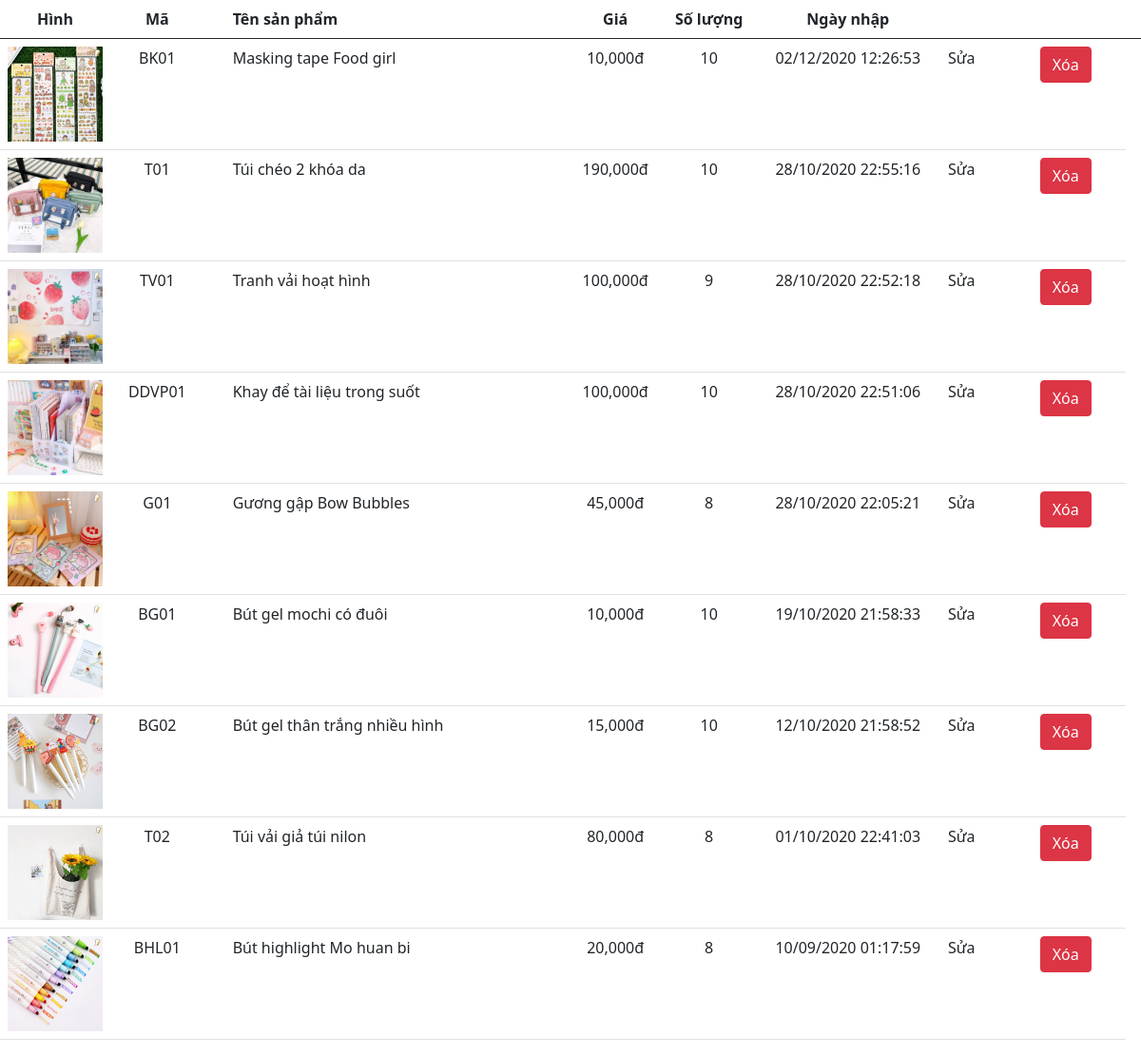
The page /quanlysanpham.php on the database its author committed.
### tables this page shows
CREATE TABLE IF NOT EXISTS `sanpham` (
  `masp` varchar(50) NOT NULL,
  `tensp` varchar(50) NOT NULL,
  `giaban` int NOT NULL,
  `mota` text NOT NULL,
  `soluong` tinyint NOT NULL,
  `hinh` varchar(50) NOT NULL,
  `maloai` varchar(50) NOT NULL,
  `dacdiem` json DEFAULT NULL,
  `masukien` varchar(50) DEFAULT NULL,
  `tenloaichitiet` varchar(50) DEFAULT NULL,
  `ngaynhap` datetime NOT NULL,
  PRIMARY KEY (`masp`),
  KEY `maloai` (`maloai`),
  KEY `masukien` (`masukien`),
  KEY `tenloaichitiet` (`tenloaichitiet`)
);

### quanlysanpham.php (the view, shortened to what this page needs)
<!DOCTYPE html>
<html lang="en">
<head>
   <link href="https://cdn.jsdelivr.net/npm/bootstrap@5.0.0-beta1/dist/css/bootstrap.min.css" rel="stylesheet">
</head>
<body>
<table class="table">
  <thead>
    <tr style="text-align: center;">
      <th class="col-md-1">Hình</th>
      <th class="col-md-1">Mã</th>
      <th class="col-md-4" style="text-align:left; padding-left: 30px;">Tên sản phẩm</th>
      <th class="col-md-1" >Giá</th>
      <th class="col-md-1">Số lượng</th>
      <th class="col-md-2">Ngày nhập</th>
      <th class="col-md-1"></th>
      <th class="col-md-1"></th>
      <th class="col-md-1"></th>
    </tr>
  </thead>
  <tbody style="font-size: 16px;">
    <tr>
      <form action="" method="post">
      <?php
include 'connect.php';
$sql= 'select * from sanpham order by ngaynhap desc';
$tam=$conn->query ($sql);
$data = $tam->fetchAll();
$i =1;
foreach ($data as $value) {
  $tach1hinh=$value['hinh'];
 $hinh = explode(";", $tach1hinh);
$hinhanh1=$hinh[0];
?>
     <td style="text-align: center;"><img style="width: 100px;height: 100px;" src="img/<?php echo $hinhanh1 ?>"> </td>
      <td style="text-align: center;"><?php echo $value['masp'] ?></td>
      <td style="text-align:left; padding-left: 30px;"><?php echo $value['tensp'] ?>
      </td>
      <td  style="text-align: center;">
        <?php echo number_format($value['giaban']) ."đ"  ?>
      </td>
       <td  style="text-align: center;">
        <?php echo $value['soluong']  ?>
      </td>
      <td  style="text-align: center;">
<?php
$date = date_create($value['ngaynhap']);
echo date_format($date,"d/m/Y H:i:s");
?>
      </td>
      <td>Sửa</td>
      <td>
        <a href="xoasp.php?id=<?php echo $value['masp'] ?>" class="btn btn-danger" name="xoa" type="submit"> Xóa</a>
      </td>
    </tr>
   <?php
   $i++;} ?>
  </tbody>
</table>
</body>
</html>

### rows shown on the page
sanpham: hinh (picture), masp "BK01", tensp "Masking tape Food girl", giaban "10,000", soluong "10", ngaynhap "02/12/2020 12:26:53"
sanpham: shows a picture, masp "T01", tensp "Túi chéo 2 khóa da", giaban "190,000", soluong "10", ngaynhap "28/10/2020 22:55:16"
sanpham: hinh (picture), masp "TV01", tensp "Tranh vải hoạt hình", giaban "100,000", soluong "9", ngaynhap "28/10/2020 22:52:18"
sanpham: hinh (picture), masp "DDVP01", tensp "Khay để tài liệu trong suốt", giaban "100,000", soluong "10", ngaynhap "28/10/2020 22:51:06"
sanpham: hinh (picture), masp "G01", tensp "Gương gập Bow Bubbles", giaban "45,000", soluong "8", ngaynhap "28/10/2020 22:05:21"
sanpham: hinh (picture), masp "BG01", tensp "Bút gel mochi có đuôi", giaban "10,000", soluong "10", ngaynhap "19/10/2020 21:58:33"
sanpham: hinh (picture), masp "BG02", tensp "Bút gel thân trắng nhiều hình", giaban "15,000", soluong "10", ngaynhap "12/10/2020 21:58:52"
sanpham: hinh (picture), masp "T02", tensp "Túi vải giả túi nilon", giaban "80,000", soluong "8", ngaynhap "01/10/2020 22:41:03"
sanpham: hinh (picture), masp "BHL01", tensp "Bút highlight Mo huan bi", giaban "20,000", soluong "8", ngaynhap "10/09/2020 01:17:59"
